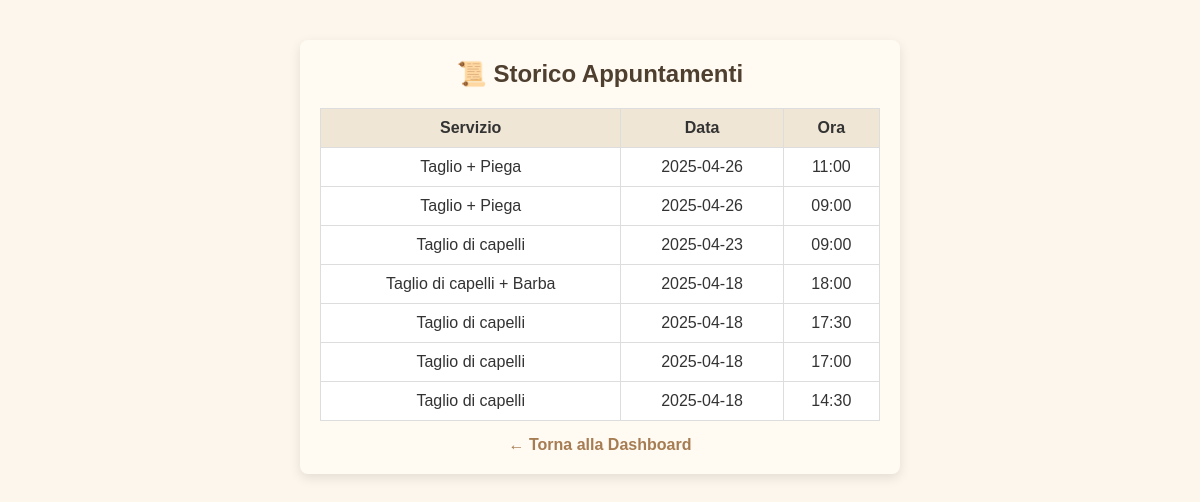
The app's page /user_history (signed in), older data.
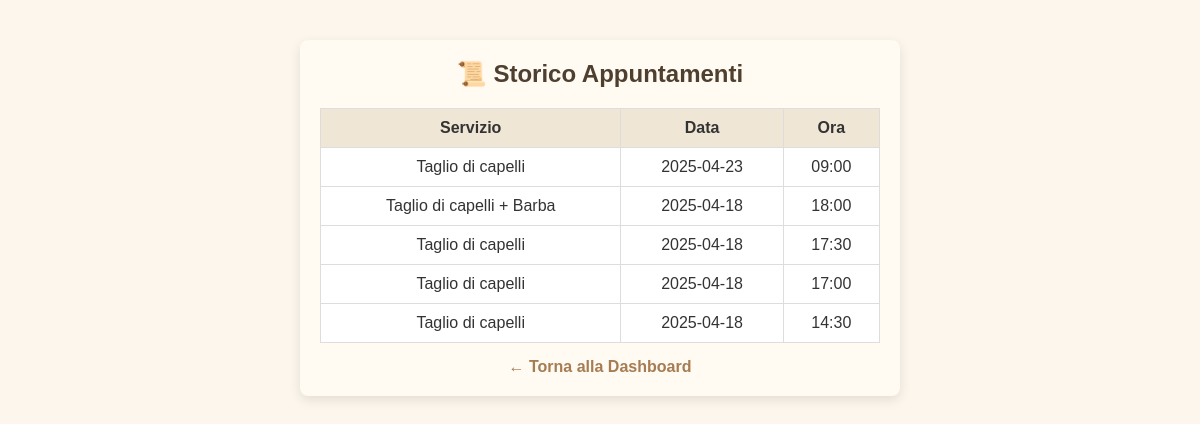
The same page, newer data.
### tables this page shows
CREATE TABLE appointments (
            id INTEGER PRIMARY KEY AUTOINCREMENT,
            user_id INTEGER NOT NULL,
            service TEXT NOT NULL,
            date TEXT NOT NULL,
            time TEXT NOT NULL, barber TEXT NOT NULL DEFAULT 'Mattia', tipo TEXT DEFAULT 'barbiere',
            FOREIGN KEY (user_id) REFERENCES users(id)
        );

### app.py (the view)
@app.route('/user_history')
def user_history():
    if 'user_id' not in session:
        return redirect(url_for('login_user'))
    user_id = session['user_id']
    today = datetime.now().strftime("%Y-%m-%d")
    now_time = datetime.now().strftime("%H:%M")
    conn = sqlite3.connect('bookings.db')
    cursor = conn.cursor()
    cursor.execute("""
        SELECT service, date, time
        FROM appointments
        WHERE user_id = ? AND (date < ? OR (date = ? AND time < ?))
        ORDER BY date DESC, time DESC
    """, (user_id, today, today, now_time))
    appointments = cursor.fetchall()
    conn.close()
    return render_template('user_history.html', appointments=appointments)

### templates/user_history.html (shortened to what this page needs)
<!DOCTYPE html>
<html lang="it">
<head>
  <link rel="stylesheet" href="{{ url_for('static', filename='style.css') }}">
</head>
<body>
  <div class="container">
    <h2>📜 Storico Appuntamenti</h2>
    {% if appointments %}
      <table>
        <thead>
          <tr>
            <th>Servizio</th>
            <th>Data</th>
            <th>Ora</th>
          </tr>
        </thead>
        <tbody>
          {% for a in appointments %}
          <tr>
            <td>{{ a[0] }}</td>
            <td>{{ a[1] }}</td>
            <td>{{ a[2] }}</td>
          </tr>
          {% endfor %}
        </tbody>
      </table>
    {% else %}
      <p>Non hai appuntamenti passati.</p>
    {% endif %}
    <a href="{{ url_for('user_dashboard') }}">← Torna alla Dashboard</a>
  </div>
</body>
</html>

### static/style.css (style rules this page uses)
* { box-sizing: border-box; margin: 0; padding: 0; }
body { font-family: 'Arial', sans-serif; background-color: #fdf6ec; color: #333; display: flex; flex-direction: column; align-items: center; padding: 20px; }
.container { width: 100%; max-width: 600px; background: #fffaf2; padding: 20px; border-radius: 8px; box-shadow: 0 4px 12px rgba(0, 0, 0, 0.1); margin: 20px 0; }
h1, h2, h3 { text-align: center; color: #4e3f2f; margin-bottom: 15px; }
a { display: block; text-align: center; margin-top: 15px; text-decoration: none; color: #a67c52; font-weight: bold; }
table { width: 100%; border-collapse: collapse; margin-top: 20px; background-color: #fff; color: #333; }
table, th, td { border: 1px solid #ddd; }
th, td { padding: 10px; text-align: center; }
th { background-color: #f0e6d6; color: #333; }

Row changes from the older to the newer data that the page shows:
removed appointments: service "Taglio + Piega", date "2025-04-26", time "11:00"
removed appointments: service "Taglio + Piega", date "2025-04-26", time "09:00"
